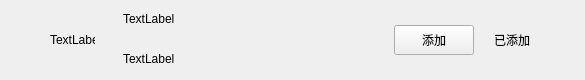
<?xml version="1.0" encoding="UTF-8"?>
<ui version="4.0">
 <class>ApplyFriendItem</class>
 <widget class="QWidget" name="ApplyFriendItem">
  <property name="geometry">
   <rect>
    <x>0</x>
    <y>0</y>
    <width>585</width>
    <height>80</height>
   </rect>
  </property>
  <property name="maximumSize">
   <size>
    <width>16777215</width>
    <height>80</height>
   </size>
  </property>
  <property name="windowTitle">
   <string>Form</string>
  </property>
  <layout class="QHBoxLayout" name="horizontalLayout">
   <property name="spacing">
    <number>6</number>
   </property>
   <property name="leftMargin">
    <number>0</number>
   </property>
   <property name="topMargin">
    <number>0</number>
   </property>
   <property name="rightMargin">
    <number>0</number>
   </property>
   <property name="bottomMargin">
    <number>0</number>
   </property>
   <item>
    <spacer name="horizontalSpacer">
     <property name="orientation">
      <enum>Qt::Horizontal</enum>
     </property>
     <property name="sizeType">
      <enum>QSizePolicy::Fixed</enum>
     </property>
     <property name="sizeHint" stdset="0">
      <size>
       <width>50</width>
       <height>20</height>
      </size>
     </property>
    </spacer>
   </item>
   <item>
    <widget class="QLabel" name="icon_lb">
     <property name="minimumSize">
      <size>
       <width>45</width>
       <height>45</height>
      </size>
     </property>
     <property name="maximumSize">
      <size>
       <width>45</width>
       <height>45</height>
      </size>
     </property>
     <property name="text">
      <string>TextLabel</string>
     </property>
    </widget>
   </item>
   <item>
    <widget class="QWidget" name="widget" native="true">
     <property name="minimumSize">
      <size>
       <width>80</width>
       <height>30</height>
      </size>
     </property>
     <layout class="QHBoxLayout" name="horizontalLayout_2">
      <property name="spacing">
       <number>20</number>
      </property>
      <property name="leftMargin">
       <number>11</number>
      </property>
      <property name="topMargin">
       <number>2</number>
      </property>
      <property name="rightMargin">
       <number>11</number>
      </property>
      <property name="bottomMargin">
       <number>2</number>
      </property>
      <item>
       <widget class="QWidget" name="widget_2" native="true">
        <layout class="QVBoxLayout" name="verticalLayout">
         <property name="spacing">
          <number>10</number>
         </property>
         <property name="leftMargin">
          <number>11</number>
         </property>
         <property name="topMargin">
          <number>2</number>
         </property>
         <property name="rightMargin">
          <number>11</number>
         </property>
         <property name="bottomMargin">
          <number>2</number>
         </property>
         <item>
          <widget class="QLabel" name="user_chat_lb">
           <property name="minimumSize">
            <size>
             <width>100</width>
             <height>30</height>
            </size>
           </property>
           <property name="maximumSize">
            <size>
             <width>200</width>
             <height>30</height>
            </size>
           </property>
           <property name="text">
            <string>TextLabel</string>
           </property>
          </widget>
         </item>
         <item>
          <widget class="QLabel" name="user_name_lb">
           <property name="minimumSize">
            <size>
             <width>100</width>
             <height>30</height>
            </size>
           </property>
           <property name="maximumSize">
            <size>
             <width>200</width>
             <height>30</height>
            </size>
           </property>
           <property name="text">
            <string>TextLabel</string>
           </property>
          </widget>
         </item>
        </layout>
       </widget>
      </item>
      <item>
       <spacer name="horizontalSpacer_3">
        <property name="orientation">
         <enum>Qt::Horizontal</enum>
        </property>
        <property name="sizeHint" stdset="0">
         <size>
          <width>40</width>
          <height>20</height>
         </size>
        </property>
       </spacer>
      </item>
      <item>
       <widget class="ClickedBtn" name="addBtn">
        <property name="minimumSize">
         <size>
          <width>80</width>
          <height>3</height>
         </size>
        </property>
        <property name="maximumSize">
         <size>
          <width>80</width>
          <height>30</height>
         </size>
        </property>
        <property name="text">
         <string>添加</string>
        </property>
       </widget>
      </item>
      <item>
       <widget class="QLabel" name="already_add_lb">
        <property name="minimumSize">
         <size>
          <width>40</width>
          <height>0</height>
         </size>
        </property>
        <property name="text">
         <string>已添加</string>
        </property>
       </widget>
      </item>
      <item>
       <spacer name="horizontalSpacer_2">
        <property name="orientation">
         <enum>Qt::Horizontal</enum>
        </property>
        <property name="sizeType">
         <enum>QSizePolicy::Fixed</enum>
        </property>
        <property name="sizeHint" stdset="0">
         <size>
          <width>40</width>
          <height>20</height>
         </size>
        </property>
       </spacer>
      </item>
     </layout>
    </widget>
   </item>
  </layout>
 </widget>
 <customwidgets>
  <customwidget>
   <class>ClickedBtn</class>
   <extends>QPushButton</extends>
   <header location="global">clickedbtn.h</header>
  </customwidget>
 </customwidgets>
 <resources/>
 <connections/>
</ui>
